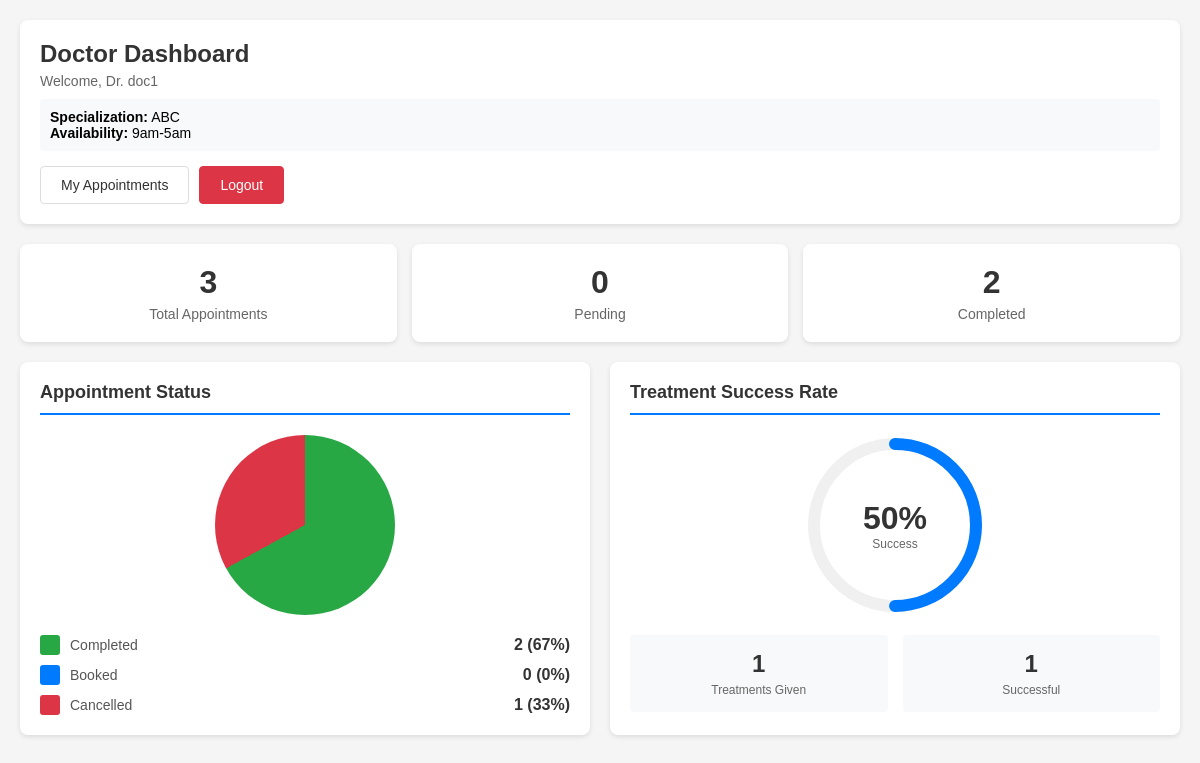
Page /doctor/dashboard (signed in) on the committed database.
### app.py (models this page shows, shortened)
class User(db.Model):
    __tablename__ = 'user'
    id = db.Column(db.Integer, primary_key=True, autoincrement=True)
    username = db.Column(db.String(100), unique=True, nullable=False)
    password = db.Column(db.String(100), nullable=False)
    role = db.Column(db.String(20), nullable=False)  # admin, doctor, patient
    contact = db.Column(db.String(50), nullable=True)

class Doctor(db.Model):
    __tablename__ = 'doctor'
    id = db.Column(db.Integer, primary_key=True, autoincrement=True)
    user_id = db.Column(db.Integer, db.ForeignKey('user.id'), nullable=False)
    specialization = db.Column(db.String(100), nullable=False)
    availability = db.Column(db.String(255), nullable=True)
    user = db.relationship('User', backref='doctor')

### app.py (the view)
@app.route('/doctor/dashboard')
def doc_dashboard():
    if 'user_id' not in session or session.get('role') != 'doctor':
        flash('Access denied', 'error')
        return redirect(url_for('login'))
    doctor = Doctor.query.filter_by(user_id=session['user_id']).first()
    if not doctor:
        flash('Doctor profile not found', 'error')
        return redirect(url_for('login'))
    total_appointments = Appointment.query.filter_by(doctor_id=doctor.id).count()
    pending = Appointment.query.filter_by(doctor_id=doctor.id, status='Booked').count()
    completed = Appointment.query.filter_by(doctor_id=doctor.id, status='Completed').count()
    cancelled = Appointment.query.filter_by(doctor_id=doctor.id, status='Cancelled').count()
    if total_appointments > 0:
        completed_percentage = round((completed / total_appointments) * 100)
        booked_percentage = round((pending / total_appointments) * 100)
        cancelled_percentage = round((cancelled / total_appointments) * 100)
    else:
        completed_percentage = 0
        booked_percentage = 0
        cancelled_percentage = 0
    completed_appointment_ids = [a.id for a in Appointment.query.filter_by(doctor_id=doctor.id, status='Completed').all()]
    treatments_given = Treatment.query.filter(Treatment.appointment_id.in_(completed_appointment_ids)).count() if completed_appointment_ids else 0
    successful_treatments = treatments_given  # Assuming all treatments are successful
    success_rate = round((successful_treatments / completed * 100) if completed > 0 else 0)
    return render_template('doc_dashboard.html',
                           doctor=doctor,
                           total_appointments=total_appointments,
                           pending=pending,
                           completed=completed,
                           cancelled=cancelled,
                           completed_percentage=completed_percentage,
                           booked_percentage=booked_percentage,
                           cancelled_percentage=cancelled_percentage,
                           success_rate=success_rate,
                           treatments_given=treatments_given,
                           successful_treatments=successful_treatments)

### templates/doc_dashboard.html (shortened to what this page needs)
<!DOCTYPE html>
<html lang="en">
<head>
</head>
<body>
    <div class="container">
        <div class="header">
            <h1>Doctor Dashboard</h1>
            <p>Welcome, Dr. {{ doctor.user.username }}</p>
            <div class="doctor-info">
                <strong>Specialization:</strong> {{ doctor.specialization }}<br>
                <strong>Availability:</strong> {{ doctor.availability }}
            </div>
            <div class="nav-buttons">
                <a href="/doctor/appointments" class="btn">My Appointments</a>
                <a href="/logout" class="btn btn-danger">Logout</a>
            </div>
        </div>
        <div class="stats-overview">
            <div class="stat-card">
                <div class="stat-number">{{ total_appointments }}</div>
                <div class="stat-label">Total Appointments</div>
            </div>
            <div class="stat-card">
                <div class="stat-number">{{ pending }}</div>
                <div class="stat-label">Pending</div>
            </div>
            <div class="stat-card">
                <div class="stat-number">{{ completed }}</div>
                <div class="stat-label">Completed</div>
            </div>
        </div>
        <div class="charts-grid">
            <div class="chart-card">
                <h2 class="chart-title">Appointment Status</h2>
                <div class="pie-chart" style="
                    --completed-deg: {{ completed_percentage * 3.6 }}deg;
                    --booked-deg: {{ (completed_percentage + booked_percentage) * 3.6 }}deg;
                "></div>
                <div class="legend">
                    <div class="legend-item">
                        <div class="legend-color" style="background: #28a745;"></div>
                        <span class="legend-label">Completed</span>
                        <span class="legend-value">{{ completed }} ({{ completed_percentage }}%)</span>
                    </div>
                    <div class="legend-item">
                        <div class="legend-color" style="background: #007bff;"></div>
                        <span class="legend-label">Booked</span>
                        <span class="legend-value">{{ pending }} ({{ booked_percentage }}%)</span>
                    </div>
                    <div class="legend-item">
                        <div class="legend-color" style="background: #dc3545;"></div>
                        <span class="legend-label">Cancelled</span>
                        <span class="legend-value">{{ cancelled }} ({{ cancelled_percentage }}%)</span>
                    </div>
                </div>
            </div>
            <div class="chart-card">
                <h2 class="chart-title">Treatment Success Rate</h2>
                <div class="circular-progress" style="--progress-offset: {{ 508 - (success_rate * 5.08) }};">
                    <svg width="180" height="180">
                        <circle class="circle-bg" cx="90" cy="90" r="81"></circle>
                        <circle class="circle-progress" cx="90" cy="90" r="81"></circle>
                    </svg>
                    <div class="circular-text">
                        <div class="percentage">{{ success_rate }}%</div>
                        <div class="label">Success</div>
                    </div>
                </div>
                <div class="success-metrics">
                    <div class="metric-box">
                        <div class="metric-number">{{ treatments_given }}</div>
                        <div class="metric-label">Treatments Given</div>
                    </div>
                    <div class="metric-box">
                        <div class="metric-number">{{ successful_treatments }}</div>
                        <div class="metric-label">Successful</div>
                    </div>
                </div>
            </div>
        </div>
    </div>
</body>
</html>

### templates/doc_dashboard.html (style rules this page uses)
* { margin: 0; padding: 0; box-sizing: border-box; }
body { font-family: Arial, sans-serif; background-color: #f5f5f5; padding: 20px; }
.container { max-width: 1200px; margin: 0 auto; }
.header { background: white; border-radius: 8px; padding: 20px; margin-bottom: 20px; box-shadow: 0 2px 5px rgba(0,0,0,0.1); }
.header h1 { color: #333; font-size: 24px; margin-bottom: 5px; }
.header p { color: #666; font-size: 14px; margin-bottom: 10px; }
.doctor-info { background: #f8f9fa; padding: 10px; border-radius: 4px; margin-bottom: 15px; font-size: 14px; }
.nav-buttons { display: flex; gap: 10px; flex-wrap: wrap; }
.btn { padding: 10px 20px; border-radius: 4px; text-decoration: none; font-size: 14px; border: 1px solid #ddd; background: white; color: #333; }
.btn-danger { background: #dc3545; color: white; border-color: #dc3545; }
.stats-overview { display: grid; grid-template-columns: repeat(auto-fit, minmax(180px, 1fr)); gap: 15px; margin-bottom: 20px; }
.stat-card { background: white; border-radius: 8px; padding: 20px; box-shadow: 0 2px 5px rgba(0,0,0,0.1); text-align: center; }
.stat-number { font-size: 32px; font-weight: bold; color: #333; margin-bottom: 5px; }
.stat-label { color: #666; font-size: 14px; }
.charts-grid { display: grid; grid-template-columns: repeat(auto-fit, minmax(300px, 1fr)); gap: 20px; }
.chart-card { background: white; border-radius: 8px; padding: 20px; box-shadow: 0 2px 5px rgba(0,0,0,0.1); }
.chart-title { font-size: 18px; margin-bottom: 20px; color: #333; border-bottom: 2px solid #007bff; padding-bottom: 10px; }
.pie-chart { width: 180px; height: 180px; border-radius: 50%; margin: 20px auto; background: conic-gradient( #28a745 0deg var(--completed-deg), #007bff var(--completed-deg) var(--booked-deg), #dc3545 var(--booked-deg) 360deg ); }
.circular-progress { width: 180px; height: 180px; margin: 20px auto; position: relative; }
.circular-progress svg { transform: rotate(-90deg); }
.circular-text { position: absolute; top: 50%; left: 50%; transform: translate(-50%, -50%); text-align: center; }
.circular-text .percentage { font-size: 32px; font-weight: bold; color: #333; }
.circular-text .label { font-size: 12px; color: #666; }
.legend { display: flex; flex-direction: column; gap: 10px; margin-top: 15px; }
.legend-item { display: flex; align-items: center; gap: 10px; }
.legend-color { width: 20px; height: 20px; border-radius: 3px; }
.legend-label { flex: 1; font-size: 14px; color: #555; }
.legend-value { font-weight: bold; color: #333; }
.success-metrics { display: grid; grid-template-columns: repeat(2, 1fr); gap: 15px; margin-top: 15px; }
.metric-box { background: #f8f9fa; padding: 15px; border-radius: 4px; text-align: center; }
.metric-number { font-size: 24px; font-weight: bold; color: #333; }
.metric-label { font-size: 12px; color: #666; margin-top: 5px; }

### rows in the picture
User: user.username "doc1"
Doctor: specialization "ABC", availability "9am-5am"

### other values in the picture
{{ total_appointments }} "3"
{{ pending }} "0"
{{ completed }} "2"
{{ completed_percentage }} "67"
{{ booked_percentage }} "0"
{{ cancelled }} "1"
{{ cancelled_percentage }} "33"
{{ success_rate }} "50"
{{ treatments_given }} "1"
{{ successful_treatments }} "1"
